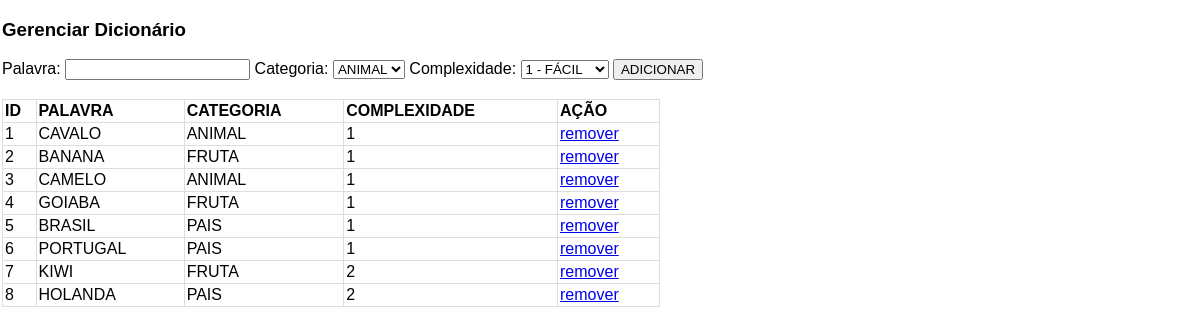
/hangman-api/crud, run on an earlier commit of the app's database.
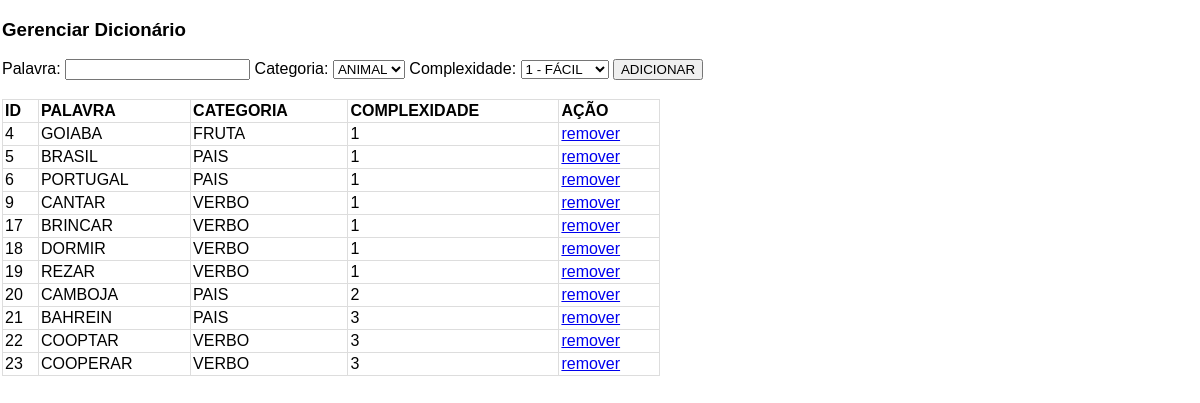
And on a later commit of the database.
### tables this page shows
CREATE TABLE dicionario (
    id INTEGER PRIMARY KEY AUTOINCREMENT,
    complexidade INTEGER,
    categoria TEXT,
    palavra TEXT
);

### maindb.py (the view)
@app.route('/hangman-api/crud', methods=['GET', 'POST'])
def crud():
    if request.method == 'POST':
        complexidade = request.form['complexidade']
        categoria = request.form['categoria']
        palavra = request.form['palavra']
        add_palavra(complexidade, categoria, palavra)
        return redirect(url_for('crud'))  # Redireciona para a mesma página após o POST
    palavras = recupera_dados(0)
    return render_template('crud.html', palavras=palavras)

### maindb.py (called while the page is built)
def recupera_dados(complex):
    dados = []
    conn = sqlite3.connect(db_name)
    cursor = conn.cursor()
    cursor.execute("SELECT id, complexidade, categoria, palavra FROM dicionario")
    rows = cursor.fetchall()
    for row in rows:
        id, complexidade, categoria, palavra = row
        if complex == 0 or complex == complexidade : #para complex = 0, considera tudo
            dados.append({'id':id, 'complexidade': complexidade, 'categoria': categoria, 'palavra': palavra})
    conn.close()
    return dados

### templates/crud.html (shortened to what this page needs)
<!DOCTYPE html>
<html lang="pt-br">
<head>
</head>
<body>
    <h3>Gerenciar Dicionário</h3>
    <form action="/hangman-api/crud" method="POST">
        <label for="palavra">Palavra:</label>
        <input type="text" id="palavra" name="palavra" required>
        <label for="categoria">Categoria:</label>
        <select id="categoria" name="categoria" required>
            <option value="ANIMAL">ANIMAL</option>
        </select>
        <label for="complexidade">Complexidade:</label>
        <select id="complexidade" name="complexidade" required>
            <option value="1">1 - FÁCIL</option>
        </select>
        <button type="submit">ADICIONAR</button>
        <br><br>
    </form>
    <table>
        <thead>
            <tr>
                <th>ID</th>
                <th>PALAVRA</th>
                <th>CATEGORIA</th>
                <th>COMPLEXIDADE</th>
                <th>AÇÃO</th>
            </tr>
        </thead>
        <tbody>
            {% for palavra in palavras %}
            <tr>
                <td>{{ palavra.id }}</td>
                <td>{{ palavra.palavra }}</td>
                <td>{{ palavra.categoria }}</td>
                <td>{{ palavra.complexidade }}</td>
                <td><a href="{{ url_for('remove', id=palavra.id) }}">remover</a></td>
            </tr>
            {% endfor %}
        </tbody>
    </table>
</body>
</html>

What changed in the data, as far as the page shows it:
removed dicionario: id "1", palavra "CAVALO", categoria "ANIMAL", complexidade "1"
removed dicionario: id "2", palavra "BANANA", categoria "FRUTA", complexidade "1"
removed dicionario: id "3", palavra "CAMELO", categoria "ANIMAL", complexidade "1"
removed dicionario: id "7", palavra "KIWI", categoria "FRUTA", complexidade "2"
removed dicionario: id "8", palavra "HOLANDA", categoria "PAIS", complexidade "2"
added dicionario: id "9", palavra "CANTAR", categoria "VERBO", complexidade "1"
added dicionario: id "17", palavra "BRINCAR", categoria "VERBO", complexidade "1"
added dicionario: id "18", palavra "DORMIR", categoria "VERBO", complexidade "1"
added dicionario: id "19", palavra "REZAR", categoria "VERBO", complexidade "1"
added dicionario: id "20", palavra "CAMBOJA", categoria "PAIS", complexidade "2"
added dicionario: id "21", palavra "BAHREIN", categoria "PAIS", complexidade "3"
added dicionario: id "22", palavra "COOPTAR", categoria "VERBO", complexidade "3"
added dicionario: id "23", palavra "COOPERAR", categoria "VERBO", complexidade "3"
